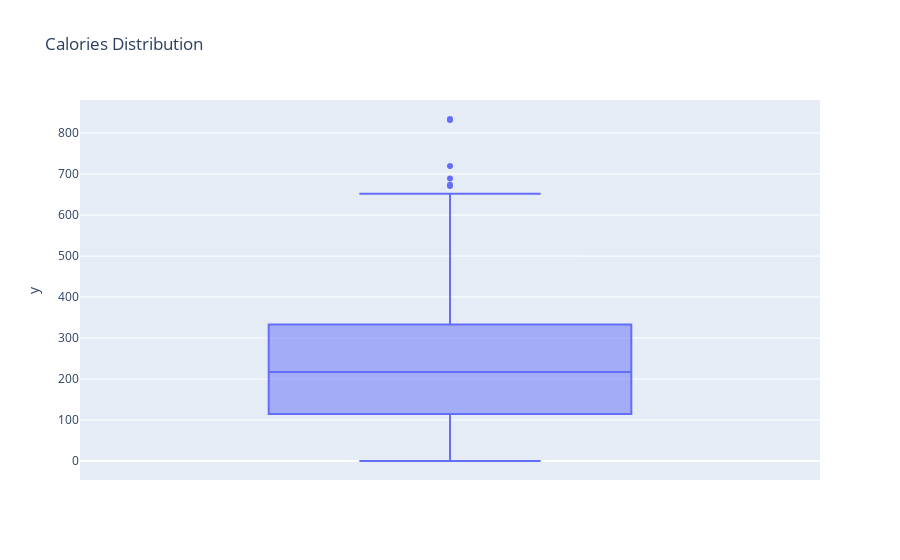

The notebook cell saved with this chart:
### Code cell
fig = px.box(y = df['calories'], title = 'Calories Distribution')
fig.show()

### Figure 1 — Plotly figure (JSON) as saved in the notebook; plotly's stock layout.template omitted (floating-point values rounded to 4 significant figures; data arrays with more than 128 entries replaced by an {"elided": "..."} marker saying what was removed)
{"data": [{"alignmentgroup": "True", "hovertemplate": "y=%{y}<extra></extra>", "legendgroup": "", "marker": {"color": "#636efa"}, "name": "", "notched": false, "offsetgroup": "", "orientation": "v", "showlegend": false, "type": "box", "x0": " ", "xaxis": "x", "y": {"elided": "141 float values"}, "y0": " ", "yaxis": "y"}], "layout": {"boxmode": "group", "legend": {"tracegroupgap": 0}, "title": {"text": "Calories Distribution"}, "xaxis": {"anchor": "y", "domain": [0, 1]}, "yaxis": {"anchor": "x", "domain": [0, 1], "title": {"text": "y"}}}}
